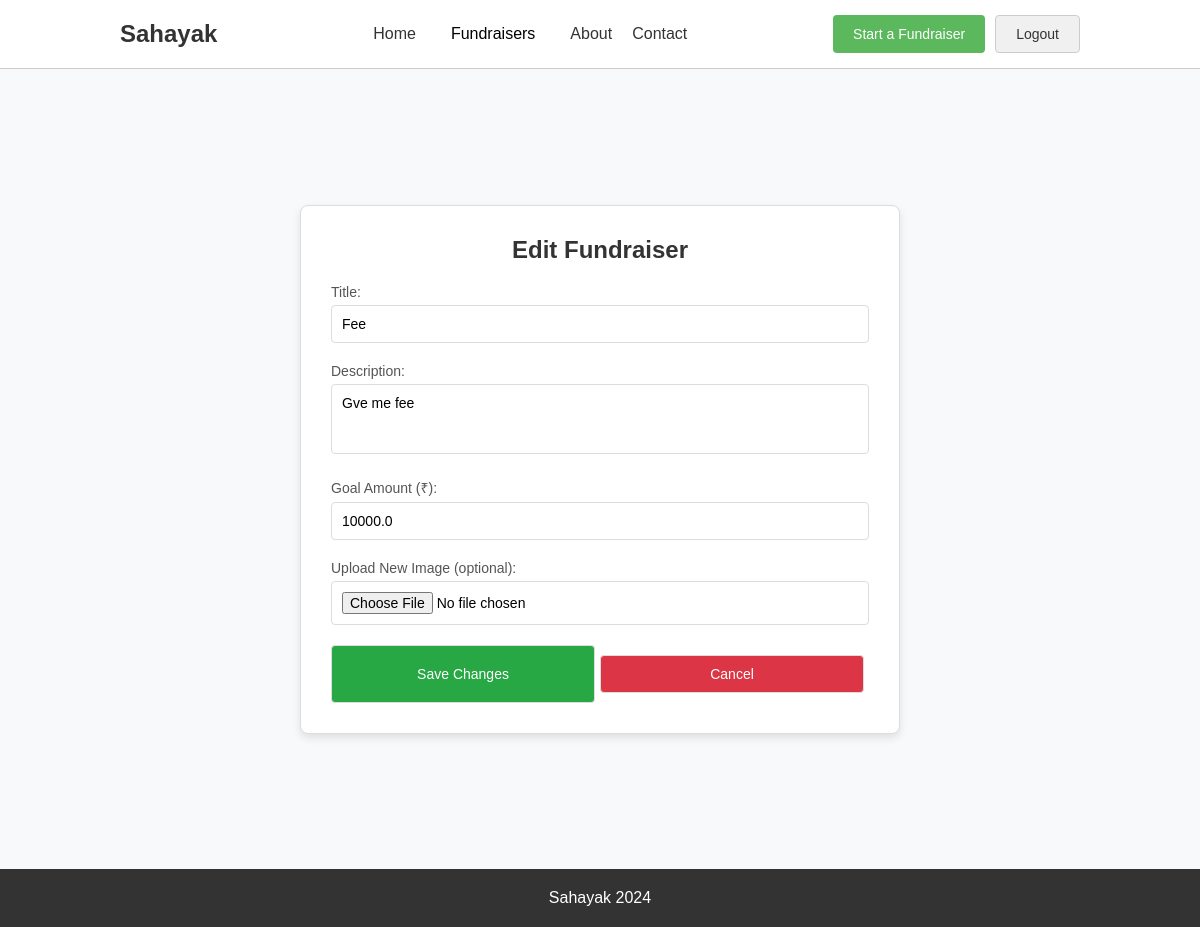
Screenshot of /edit-fundraiser/5 (signed in) with the database file from the repository.
### app.py (models this page shows, shortened)
class Fundraiser(db.Model):
    id = db.Column(db.Integer, primary_key=True)
    title = db.Column(db.String(200), nullable=False)
    description = db.Column(db.Text, nullable=False)
    goal = db.Column(db.Float, nullable=False)
    total_donated = db.Column(db.Float, default=0.0)
    timestamp = db.Column(db.DateTime, default=datetime.utcnow)
    image_filename = db.Column(db.String(200), nullable=True)
    category = db.Column(db.String(100), nullable=False)
    user_id = db.Column(db.Integer, db.ForeignKey('user.id'), nullable=False)  # Foreign key to User
    user = db.relationship('User', backref=db.backref('fundraisers', lazy=True))

### app.py (the view, shortened to what this page needs)
@app.route('/edit-fundraiser/<int:fundraiser_id>', methods=['GET', 'POST'])
@login_required
def edit_fundraiser(fundraiser_id):
    fundraiser = Fundraiser.query.get_or_404(fundraiser_id)
    if fundraiser.user_id != session.get('user_id'):
        flash("You are not authorized to edit this fundraiser.", "danger")
        return redirect(url_for('my_fundraisers'))
    return render_template('edit_fundraiser.html', fundraiser=fundraiser)

### app.py (called while the page is built)
def login_required(f):
    @wraps(f)
    def decorated_function(*args, **kwargs):
        if 'user_id' not in session:
            flash("You need to log in first.", "warning")
            return redirect(url_for('login'))  # Redirect to the login page if not logged in
        return f(*args, **kwargs)
    return decorated_function

### templates/edit_fundraiser.html (shortened to what this page needs)
{% extends "base.html" %}
{% block content %}
<section class="edit-fundraiser-section">
    <div class="edit-fundraiser-box">
        <h2>Edit Fundraiser</h2>
        <form action="{{ url_for('edit_fundraiser', fundraiser_id=fundraiser.id) }}" method="POST" enctype="multipart/form-data" class="edit-fundraiser-form">
            <div class="form-group">
                <label for="title">Title:</label>
                <input type="text" id="title" name="title" value="{{ fundraiser.title }}" required>
            </div>
            <div class="form-group">
                <label for="description">Description:</label>
                <textarea id="description" name="description" rows="3" required>{{ fundraiser.description }}</textarea>
            </div>
            <div class="form-group">
                <label for="goal">Goal Amount (₹):</label>
                <input type="number" id="goal" name="goal" value="{{ fundraiser.goal }}" required>
            </div>
            <div class="form-group">
                <label for="image">Upload New Image (optional):</label>
                <input type="file" id="image" name="image">
            </div>
            <div class="form-actions">
                <button type="submit" class="save-btn">Save Changes</button>
                <button type="button" class="cancel-btn" onclick="window.location.href='{{ url_for('my_fundraisers') }}'">Cancel</button>
            </div>
        </form>
    </div>
</section>
{% endblock %}

### static/style.css (style rules this page uses)
* { margin: 0; padding: 0; box-sizing: border-box; font-family: Arial, sans-serif; }
.donate-btn, .cancel-btn { padding: 12px 20px; border-radius: 4px; cursor: pointer; font-size: 16px; margin: 10px 5px; }
.cancel-btn { background-color: #f0f0f0; color: #333; border: 1px solid #ccc; }

### templates/edit_fundraiser.html (style rules this page uses)
.edit-fundraiser-section { display: flex; justify-content: center; align-items: center; min-height: 100vh; background-color: #f8f9fa; padding: 20px; }
.edit-fundraiser-box { background-color: white; padding: 30px; border: 1px solid #ddd; border-radius: 8px; box-shadow: 0 4px 8px rgba(0, 0, 0, 0.1); max-width: 600px; width: 100%; }
.edit-fundraiser-box h2 { text-align: center; margin-bottom: 20px; color: #333; }
.edit-fundraiser-form .form-group { margin-bottom: 20px; }
.edit-fundraiser-form label { display: block; font-size: 14px; margin-bottom: 5px; color: #555; }
.edit-fundraiser-form input, .edit-fundraiser-form textarea, .edit-fundraiser-form button { width: 100%; padding: 10px; font-size: 14px; border: 1px solid #ddd; border-radius: 4px; }
.edit-fundraiser-form textarea { resize: none; }
.form-actions { display: flex; justify-content: space-between; }
.save-btn { background-color: #28a745; color: white; border: none; cursor: pointer; }
.cancel-btn { background-color: #dc3545; color: white; border: none; cursor: pointer; }

### rows the page displays
Fundraiser: title "Fee", description "Gve me fee", goal "10000.0"
